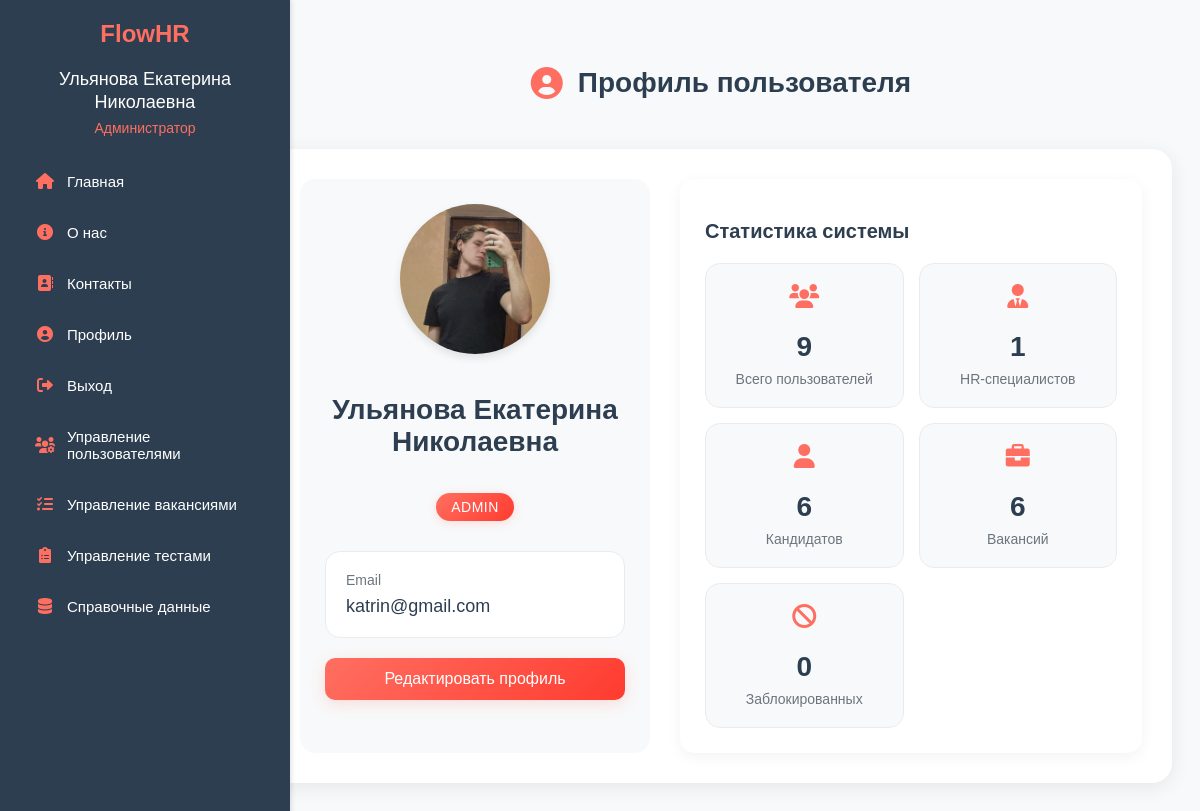
The page /public/profile.php (signed in) on the database its author committed.
### tables this page shows
CREATE TABLE `users` (
  `id` int NOT NULL,
  `name` varchar(255) NOT NULL,
  `email` varchar(255) NOT NULL,
  `login` varchar(100) NOT NULL,
  `password` varchar(255) NOT NULL,
  `role` enum('HR','candidate','admin','moderator') NOT NULL,
  `created_at` timestamp NULL DEFAULT CURRENT_TIMESTAMP,
  `avatar` varchar(255) DEFAULT 'default_avatar.png',
  `is_blocked` tinyint(1) DEFAULT '0',
  `blocked_until` timestamp NULL DEFAULT NULL,
  `age` int DEFAULT NULL,
  `phone` varchar(20) DEFAULT NULL,
  `city` varchar(100) DEFAULT NULL,
  `profile_completion` int DEFAULT '0'
);

### public/profile.php (the view, shortened to what this page needs)
<?php
require_once '../includes/header.php';
$user_id = $_SESSION['user_id'];
$stmt = $pdo->prepare("SELECT * FROM users WHERE id = ?");
$stmt->execute([$user_id]);
$user = $stmt->fetch(PDO::FETCH_ASSOC);
$total_users = $pdo->query("SELECT COUNT(*) as total_users FROM users")->fetch()['total_users'];
$total_hr = $pdo->query("SELECT COUNT(*) as total_hr FROM users WHERE role = 'HR'")->fetch()['total_hr'];
$total_candidates = $pdo->query("SELECT COUNT(*) as total_candidates FROM users WHERE role = 'candidate'")->fetch()['total_candidates'];
$total_jobs_all = $pdo->query("SELECT COUNT(*) as total_jobs_all FROM jobs")->fetch()['total_jobs_all'];
$total_blocked_users = $pdo->query("SELECT COUNT(*) as total_blocked_users FROM users WHERE is_blocked = TRUE")->fetch()['total_blocked_users'];
?>
<!DOCTYPE html>
<html lang="ru">
<head>
    <link rel="stylesheet" href="https://cdnjs.cloudflare.com/ajax/libs/font-awesome/6.0.0-beta3/css/all.min.css">
</head>
<body>
    <div class="container">
        <div class="profile-header">
            <h1><i class="fas fa-user-circle"></i> Профиль пользователя</h1>
        </div>
    </div>
    <div class="profile-container">
        <div class="profile-content">
            <div class="profile-sidebar">
                <div class="profile-header">
                    <div class="profile-avatar">
                        <img src="../uploads/avatars/<?= $user['avatar'] ?>" alt="Аватар">
                    </div>
                    <div class="profile-main-info">
                        <h1 class="profile-name"><?= htmlspecialchars($user['name']) ?></h1>
                        <div class="profile-role <?= strtolower($user['role']) ?>"><?= ucfirst($user['role']) ?></div>
                    </div>
                </div>
                <div class="profile-info-grid">
                    <div class="profile-info-item">
                        <div class="label">Email</div>
                        <div class="value"><?= htmlspecialchars($user['email']) ?></div>
                    </div>
                </div>
                <div class="profile-actions">
                    <button onclick="openModal('editProfileModal')">Редактировать профиль</button>
                </div>
            </div>
            <div class="profile-main">
                <?php if ($user['role'] === 'admin' || $user['role'] === 'moderator'): ?>
                    <div class="stat-section">
                        <h2>Статистика системы</h2>
                        <div class="stats-container">
                            <div class="stat-card">
                                <i class="fas fa-users"></i>
                                <div class="stat-value"><?php echo $total_users; ?></div>
                                <div class="stat-label">Всего пользователей</div>
                            </div>
                            <div class="stat-card">
                                <i class="fas fa-user-tie"></i>
                                <div class="stat-value"><?php echo $total_hr; ?></div>
                                <div class="stat-label">HR-специалистов</div>
                            </div>
                            <div class="stat-card">
                                <i class="fas fa-user"></i>
                                <div class="stat-value"><?php echo $total_candidates; ?></div>
                                <div class="stat-label">Кандидатов</div>
                            </div>
                            <div class="stat-card">
                                <i class="fas fa-briefcase"></i>
                                <div class="stat-value"><?php echo $total_jobs_all; ?></div>
                                <div class="stat-label">Вакансий</div>
                            </div>
                            <div class="stat-card">
                                <i class="fas fa-ban"></i>
                                <div class="stat-value"><?php echo $total_blocked_users; ?></div>
                                <div class="stat-label">Заблокированных</div>
                            </div>
                        </div>
                    </div>
                <?php endif; ?>
            </div>
        </div>
    </div>
</body>
</html>

### includes/header.php (style rules this page uses)
body { margin-left: 250px !important; transition: margin-left 0.3s ease !important; min-height: 100vh !important; overflow-x: hidden !important; }
.fa-home, .fa-info-circle, .fa-map-marker-alt, .fa-sign-in-alt, .fa-user, .fa-sign-out-alt, .fa-comments, .fa-file-alt, .fa-briefcase, .fa-plus-circle, .fa-users, .fa-chart-line, .fa-clipboard-list, .fa-user-check, .fa-users-cog, .fa-tools, .fa-clipboard-check { color: #FF6F61 !important; transition: all 0.3s ease !important; }

### public/profile.php (style rules this page uses)
body { margin-left: 250px; font-family: 'Arial', sans-serif; background: #F8F9FA; color: #2C3E50; padding: 20px; }
h1 { color: #FF6F61; font-size: 32px; margin-bottom: 20px; text-align: center; padding: 20px 0; }
.profile-container { max-width: 1200px; margin: 0 auto; background: #FFFFFF; border-radius: 20px; box-shadow: 0 4px 20px rgba(0, 0, 0, 0.08); padding: 30px; }
.profile-content { display: grid; grid-template-columns: 350px 1fr; gap: 30px; }
.profile-sidebar { background: #F8F9FA; border-radius: 15px; padding: 25px; }
.profile-main { display: flex; flex-direction: column; gap: 30px; }
.profile-header { margin-bottom: 30px; text-align: center; }
.profile-header h1 { color: #2C3E50; font-size: 28px; display: flex; align-items: center; justify-content: center; gap: 15px; }
.profile-header h1 i { color: #FF6F61; font-size: 32px; transition: all 0.3s ease; }
.profile-header h1 i { animation: pulse 2s infinite; }
.profile-avatar { position: relative; width: 150px; height: 150px; margin: 0 auto 20px; border-radius: 50%; overflow: hidden; box-shadow: 0 4px 8px rgba(0, 0, 0, 0.1); cursor: pointer; transition: all 0.3s ease; }
.profile-avatar img { width: 100%; height: 100%; object-fit: cover; transition: all 0.3s ease; }
.profile-name { font-size: 24px; color: #2C3E50; margin-bottom: 5px; }
.profile-role { display: inline-block; padding: 6px 15px; background: linear-gradient(135deg, #FF6F61, #FF3B2F); color: #FFFFFF; font-size: 14px; font-weight: 500; border-radius: 20px; text-transform: uppercase; letter-spacing: 0.5px; box-shadow: 0 2px 10px rgba(255, 111, 97, 0.2); margin-top: 10px; }
.profile-role.admin { background: linear-gradient(135deg, #FF6F61, #FF3B2F); }
.profile-info-grid { display: grid; grid-template-columns: repeat(auto-fit, minmax(250px, 1fr)); gap: 20px; margin-bottom: 20px; }
.profile-info-item { background: #FFFFFF; padding: 20px; border-radius: 15px; border: 1px solid #E9ECEF; transition: all 0.3s ease; }
.profile-info-item .label { color: #6C757D; font-size: 14px; margin-bottom: 8px; }
.profile-info-item .value { color: #2C3E50; font-size: 18px; font-weight: 500; }
.profile-actions { margin-top: 20px; }
.profile-actions button { background: linear-gradient(135deg, #FF6F61, #FF3B2F); color: #FFFFFF; padding: 12px 25px; border: none; border-radius: 10px; font-size: 16px; cursor: pointer; transition: all 0.3s ease; box-shadow: 0 4px 15px rgba(255, 111, 97, 0.2); width: 100%; }
.stat-section { background: #FFFFFF; border-radius: 15px; padding: 25px; box-shadow: 0 4px 15px rgba(0, 0, 0, 0.05); }
.stat-section h2 { color: #2C3E50; font-size: 20px; margin-bottom: 20px; font-weight: 600; }
.stats-container { display: grid; grid-template-columns: repeat(auto-fit, minmax(180px, 1fr)); gap: 15px; }
.stat-card { background: #F8F9FA; padding: 20px; border-radius: 15px; text-align: center; transition: all 0.3s ease; border: 1px solid #E9ECEF; position: relative; overflow: hidden; }
.stat-card::before { content: ''; position: absolute; top: 0; left: 0; width: 100%; height: 4px; background: linear-gradient(90deg, #FF6F61, #FF3B2F); opacity: 0; transition: opacity 0.3s ease; }
.stat-card i { font-size: 24px; margin-bottom: 15px; color: #FF6F61; transition: transform 0.3s ease; }
.stat-card .stat-value { font-size: 28px; font-weight: 700; color: #2C3E50; margin: 10px 0; line-height: 1; }
.stat-card .stat-label { font-size: 14px; color: #6C757D; font-weight: 500; }

### rows shown on the page
users: avatar (picture), name "Ульянова Екатерина Николаевна", role "ADMIN", email "katrin@gmail.com"

### other values the page prints
$user_name "Ульянова Екатерина Николаевна"
$roleText "Администратор"
$total_users "9"
$total_hr "1"
$total_candidates "6"
$total_jobs_all "6"
$total_blocked_users "0"
